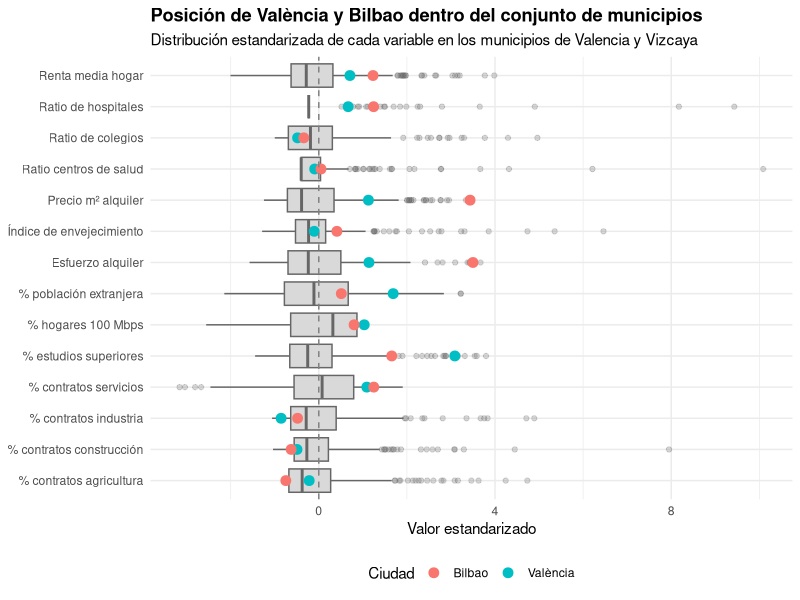
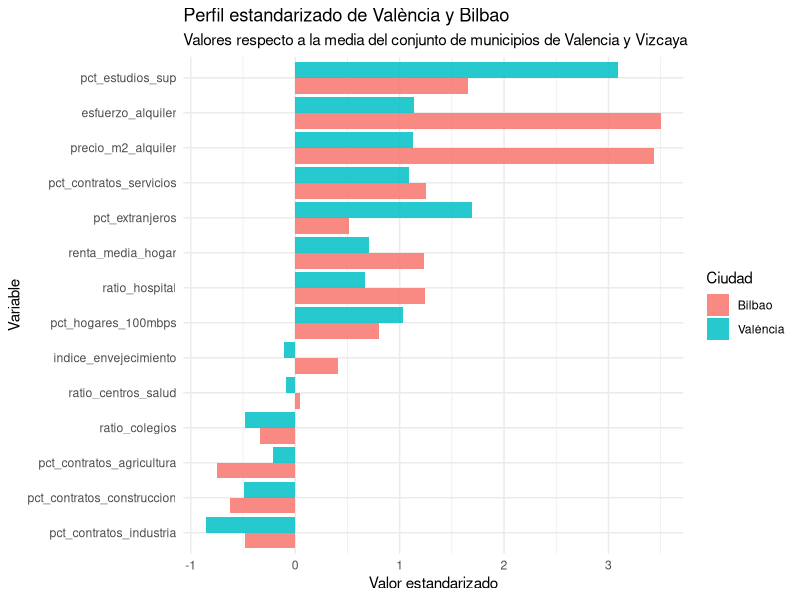
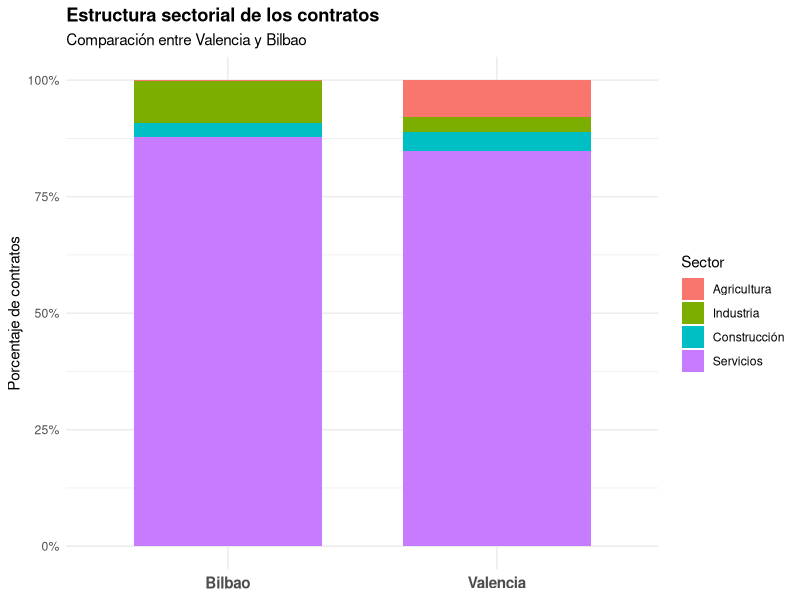

Generate these figures, in order, with R:
## ---- chunk 1
knitr::opts_chunk$set(echo = TRUE)
## ---- chunk 2
library(tidyverse)
library(readr)
library(scales)
library(knitr)

municipios_valencia <- read_csv("../../datasets/valencia/municipios_valencia_base_final.csv", show_col_types = FALSE)
municipios_vizcaya <- read_csv("../../datasets/vizcaya-bilbao/municipios_vizcaya_base_final.csv", show_col_types = FALSE)

base_total <- bind_rows(
  municipios_valencia %>% mutate(provincia = "Valencia"),
  municipios_vizcaya %>% mutate(provincia = "Vizcaya"))

ciudades <- base_total %>%
  filter(nombre_municipio_norm %in% c("valencia", "bilbao")) %>%
  mutate(ciudad = recode(nombre_municipio_norm,
                         "valencia" = "Valencia",
                         "bilbao" = "Bilbao"))

ciudades %>%
  select(ciudad, pob_total, pct_extranjeros, indice_envejecimiento,
         pct_estudios_sup, precio_m2_alquiler, renta_media_hogar,
         esfuerzo_alquiler, pct_hogares_100mbps)
## ---- chunk 3
library(tidyverse)
library(knitr)

indicadores <- tribble(
  ~Dimensión, ~variable, ~Indicador,
  "Demográfico", "pob_total", "Población total",
  "Demográfico", "pct_extranjeros", "% población extranjera",
  "Demográfico", "indice_envejecimiento", "Índice de envejecimiento",
  "Educativo", "pct_estudios_sup", "% estudios superiores",
  "Educativo", "num_colegios", "Nº colegios",
  "Educativo", "ratio_colegios", "Ratio colegios",
  "Sanitario", "num_centros_salud", "Nº centros salud",
  "Sanitario", "ratio_centros_salud", "Ratio centros salud",
  "Sanitario", "num_hospitales", "Nº hospitales",
  "Sanitario", "ratio_hospital", "Ratio hospitales",
  "Residencial / económico", "precio_m2_alquiler", "Precio m² alquiler",
  "Residencial / económico", "renta_media_hogar", "Renta media hogar",
  "Residencial / económico", "esfuerzo_alquiler", "Esfuerzo alquiler",
  "Laboral", "pct_contratos_agricultura", "% contratos agricultura",
  "Laboral", "pct_contratos_industria", "% contratos industria",
  "Laboral", "pct_contratos_construccion", "% contratos construcción",
  "Laboral", "pct_contratos_servicios", "% contratos servicios",
  "Digital", "pct_hogares_100mbps", "% hogares 100 Mbps"
)

tabla_ciudades <- base_total %>%
  filter(nombre_municipio_norm %in% c("valencia", "bilbao")) %>%
  mutate(ciudad = recode(nombre_municipio_norm,
                         "valencia" = "València",
                         "bilbao" = "Bilbao")) %>%
  select(ciudad, all_of(indicadores$variable)) %>%
  pivot_longer(-ciudad, names_to = "variable", values_to = "valor") %>%
  left_join(indicadores, by = "variable") %>%
  mutate(valor = round(valor, 2)) %>%
  select(Dimensión, Indicador, ciudad, valor) %>%
  pivot_wider(names_from = ciudad, values_from = valor)

kable(
  tabla_ciudades,
  caption = "**Comparación de indicadores entre Valencia y Bilbao**"
)
## ---- chunk 4
# Etiquetas más legibles para las variables
etiquetas_vars <- c(
  pct_extranjeros = "% población extranjera",
  indice_envejecimiento = "Índice de envejecimiento",
  pct_estudios_sup = "% estudios superiores",
  ratio_colegios = "Ratio de colegios",
  ratio_centros_salud = "Ratio centros de salud",
  ratio_hospital = "Ratio de hospitales",
  precio_m2_alquiler = "Precio m² alquiler",
  renta_media_hogar = "Renta media hogar",
  esfuerzo_alquiler = "Esfuerzo alquiler",
  pct_hogares_100mbps = "% hogares 100 Mbps",
  pct_contratos_agricultura = "% contratos agricultura",
  pct_contratos_industria = "% contratos industria",
  pct_contratos_construccion = "% contratos construcción",
  pct_contratos_servicios = "% contratos servicios"
)

# Base estandarizada con todos los municipios
base_z_larga <- base_total %>%
  mutate(across(all_of(names(etiquetas_vars)), ~ as.numeric(scale(.x)))) %>%
  select(nombre_municipio_norm, all_of(names(etiquetas_vars))) %>%
  pivot_longer(
    cols = -nombre_municipio_norm,
    names_to = "variable",
    values_to = "valor_z"
  ) %>%
  mutate(variable = recode(variable, !!!etiquetas_vars))

# Puntos destacados para València y Bilbao
ciudades_z <- base_z_larga %>%
  filter(nombre_municipio_norm %in% c("valencia", "bilbao")) %>%
  mutate(ciudad = recode(nombre_municipio_norm,
                         "valencia" = "València",
                         "bilbao" = "Bilbao"))

ggplot(base_z_larga, aes(x = valor_z, y = variable)) +
  geom_boxplot(fill = "grey85", color = "grey40", outlier.alpha = 0.25) +
  geom_point(
    data = ciudades_z,
    aes(color = ciudad),
    size = 3
  ) +
  geom_vline(xintercept = 0, linetype = "dashed", color = "grey50") +
  labs(
    title = "Posición de València y Bilbao dentro del conjunto de municipios",
    subtitle = "Distribución estandarizada de cada variable en los municipios de Valencia y Vizcaya",
    x = "Valor estandarizado",
    y = NULL,
    color = "Ciudad"
  ) +
  theme_minimal() +
  theme(
    plot.title = element_text(face = "bold"),
    legend.position = "bottom"
  )
## ---- chunk 5
# Variables para comparar
vars_perfil <- c(
  "pct_extranjeros",
  "indice_envejecimiento",
  "pct_estudios_sup",
  "ratio_colegios",
  "ratio_centros_salud",
  "ratio_hospital",
  "precio_m2_alquiler",
  "renta_media_hogar",
  "esfuerzo_alquiler",
  "pct_hogares_100mbps",
  "pct_contratos_agricultura",
  "pct_contratos_industria",
  "pct_contratos_construccion",
  "pct_contratos_servicios"
)

# Estandarizar respecto al conjunto total de municipios
base_total_z <- base_total %>%
  mutate(across(all_of(vars_perfil), ~ as.numeric(scale(.x))))

# Extraer València y Bilbao
perfil_ciudades <- base_total_z %>%
  filter(nombre_municipio_norm %in% c("valencia", "bilbao")) %>%
  mutate(ciudad = recode(nombre_municipio_norm,
                         "valencia" = "València",
                         "bilbao" = "Bilbao")) %>%
  select(ciudad, all_of(vars_perfil)) %>%
  pivot_longer(
    cols = -ciudad,
    names_to = "variable",
    values_to = "valor_estandarizado"
  )

# Gráfico
ggplot(perfil_ciudades,
       aes(x = reorder(variable, valor_estandarizado),
           y = valor_estandarizado,
           fill = ciudad)) +
  geom_col(position = "dodge", alpha = 0.85) +
  coord_flip() +
  labs(
    title = "Perfil estandarizado de València y Bilbao",
    subtitle = "Valores respecto a la media del conjunto de municipios de Valencia y Vizcaya",
    x = "Variable",
    y = "Valor estandarizado",
    fill = "Ciudad"
  ) +
  theme_minimal()
## ---- chunk 6
contratos_ciudades <- ciudades %>%
  select(
    ciudad,
    pct_contratos_agricultura,
    pct_contratos_industria,
    pct_contratos_construccion,
    pct_contratos_servicios
  ) %>%
  pivot_longer(
    cols = -ciudad,
    names_to = "sector",
    values_to = "porcentaje"
  ) %>%
  mutate(
    sector = recode(
      sector,
      "pct_contratos_agricultura" = "Agricultura",
      "pct_contratos_industria" = "Industria",
      "pct_contratos_construccion" = "Construcción",
      "pct_contratos_servicios" = "Servicios"
    ),
    sector = factor(sector, levels = c("Agricultura", "Industria", "Construcción", "Servicios"))
  )

ggplot(contratos_ciudades, aes(x = ciudad, y = porcentaje, fill = sector)) +
  geom_col(width = 0.7) +
  scale_y_continuous(labels = label_percent(scale = 1)) +
  labs(
    title = "Estructura sectorial de los contratos",
    subtitle = "Comparación entre Valencia y Bilbao",
    x = NULL,
    y = "Porcentaje de contratos",
    fill = "Sector"
  ) +
  theme_minimal() +
  theme(
    axis.text.x = element_text(size = 11, face = "bold"),
    plot.title = element_text(face = "bold")
  )
